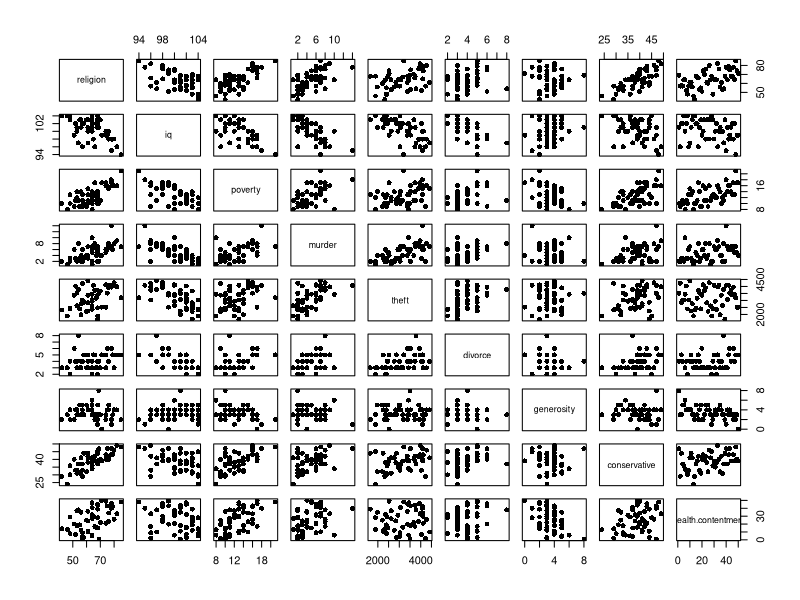

The R source for this figure:
df <- read.csv('data.csv', row.names = 1)

colnames(df) <- c(
	'religion',
	'iq',
	'poverty',
	'murder',
	'theft',
	'divorce',
	'generosity',
	'conservative',
	'health.contentment'
)
# we need to flip this (it was originally defined so that higher values meant less generous...
df$generosity <- max(df$generosity) - df$generosity

library(lattice)
png('us-states.png', width = 800, height = 800)
plot(df, pch = 16)
dev.off()
